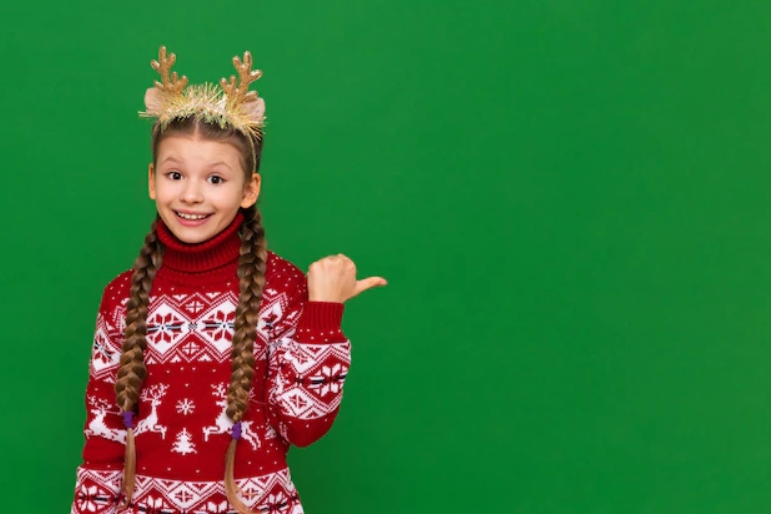
#> input picture DIP实验5/green.png, 771 x 514 px
$ python t3_gpt.py
#> lines starting #> are read from the running program, lines starting #| are printed output that depends on the picture; after the words box and inside, x2 and y2 are one past the last pixel; in counts of white or black regions, pixels touching at a corner belong together
# 任务3
# 编程将green图片中的人物抠出，并融合到tree图片中，力求融合结果自然

import cv2
import numpy as np

def extract_person(green_image_path):
    # 读取 green 图片
#> called with green_image_path = 'green.png'
    green_image = cv2.imread(green_image_path)
#> green_image is the input picture: shape (514, 771, 3); mean B, G, R 55.5, 117.9, 46

    # 转换为 HSV 色彩空间
    hsv = cv2.cvtColor(green_image, cv2.COLOR_BGR2HSV)
#> hsv: shape (514, 771, 3); mean H, S, V 77.6, 210.4, 134.6

    # 定义绿色的范围（可能需要根据实际情况调整）
    lower_green = np.array([35, 100, 100])
    upper_green = np.array([85, 255, 255])

    # 创建掩码，提取绿色区域
    mask = cv2.inRange(hsv, lower_green, upper_green)
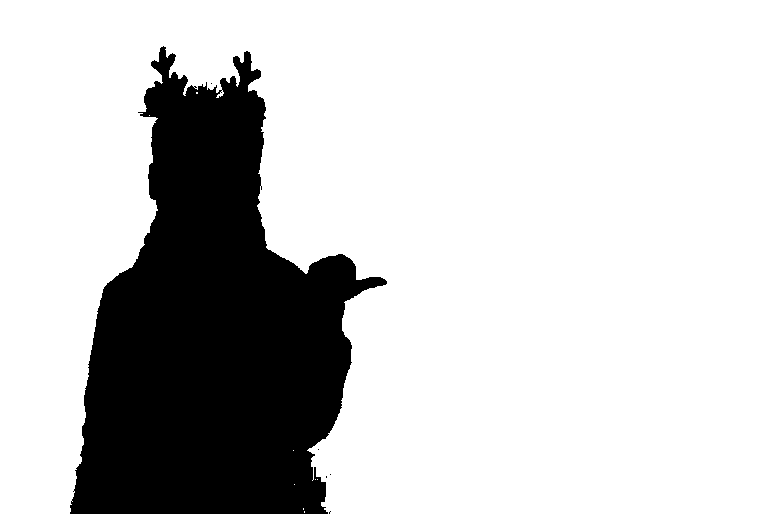
#> mask: shape (514, 771); 78.8% white; 6 black regions (5 under 20 px), largest, box (x1, y1, x2, y2) and area: (70, 46, 387, 514) 84166

    # 反转掩码，保留人物
    mask_inv = cv2.bitwise_not(mask)

    # 使用掩码提取人物
    person = cv2.bitwise_and(green_image, green_image, mask=mask_inv)
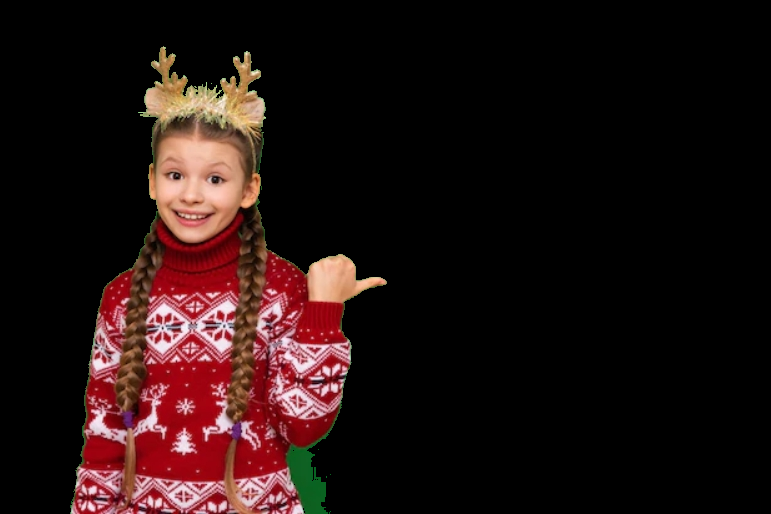
#> person: shape (514, 771, 3); mean B, G, R 16.2, 17.3, 33.6

    return person, mask_inv

def merge_with_tree(tree_image_path, person, mask_inv):
    # 读取 tree 图片
#> called with tree_image_path = 'tree.jpg'
    tree_image = cv2.imread(tree_image_path)
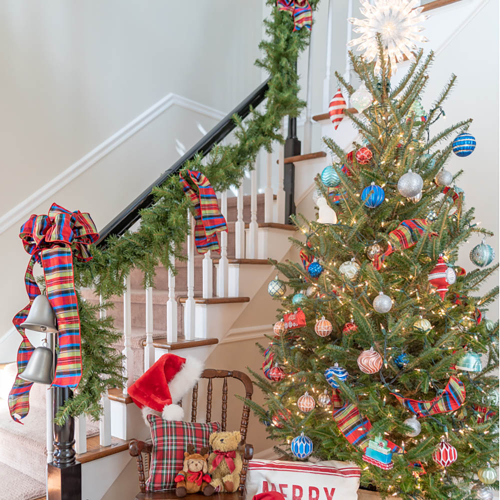
#> input picture DIP实验5/tree.jpg, 1000 x 1000 px (shown at 1/2 size)
#> tree_image is the input picture: shape (1000, 1000, 3); mean B, G, R 134.8, 148.4, 160.2

    # 确保 tree 图片与人物抠图的大小一致
    height, width = person.shape[:2]
#> height = 514; width = 771
    tree_image_resized = cv2.resize(tree_image, (width, height))
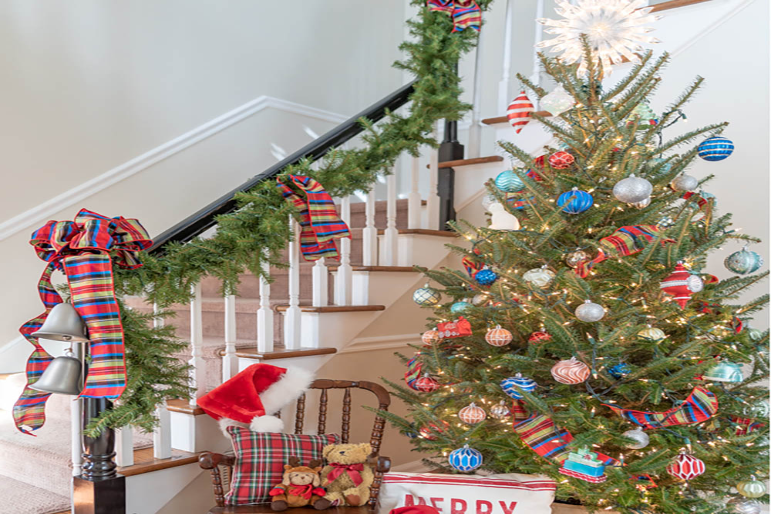
#> tree_image_resized: shape (514, 771, 3); mean B, G, R 134.7, 148.3, 160.1

    # 使用掩码将人物和树合并
    # 取树的前景部分
    tree_foreground = cv2.bitwise_and(tree_image_resized, tree_image_resized, mask=mask_inv)
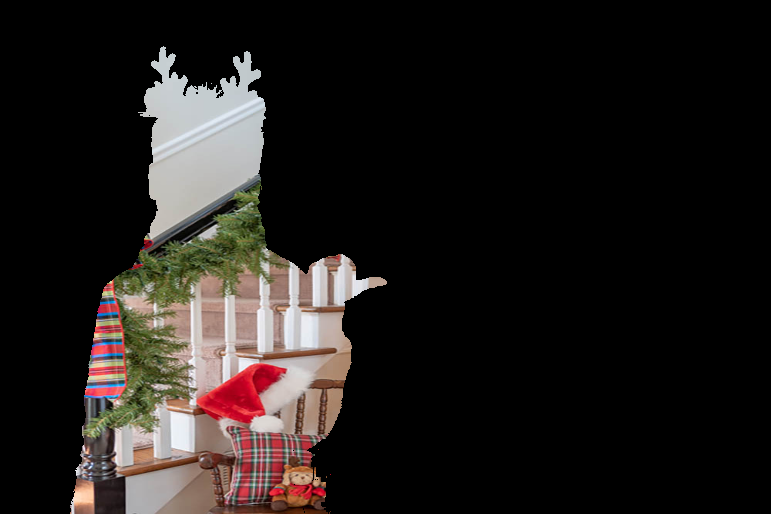
#> tree_foreground: shape (514, 771, 3); mean B, G, R 26.6, 28.7, 33

    # 合并树的前景和人物
    result = cv2.add(tree_foreground, person)
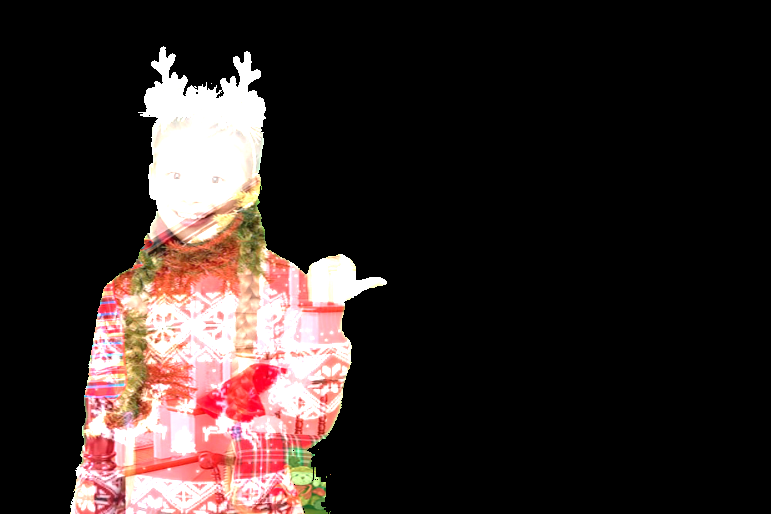
#> result: shape (514, 771, 3); mean B, G, R 38.2, 40.1, 51

    return result

# 主函数
def main():
    green_image_path = 'green.png'  # 替换为你的文件路径
    tree_image_path = 'tree.jpg'      # 替换为你的文件路径

    # 提取人物
    person, mask_inv = extract_person(green_image_path)

    # 将人物融合到树的背景上
    result = merge_with_tree(tree_image_path, person, mask_inv)

    # 显示结果
    cv2.imshow("Merged Image", result)
    cv2.waitKey(0)
    cv2.destroyAllWindows()

if __name__ == "__main__":
    main()
